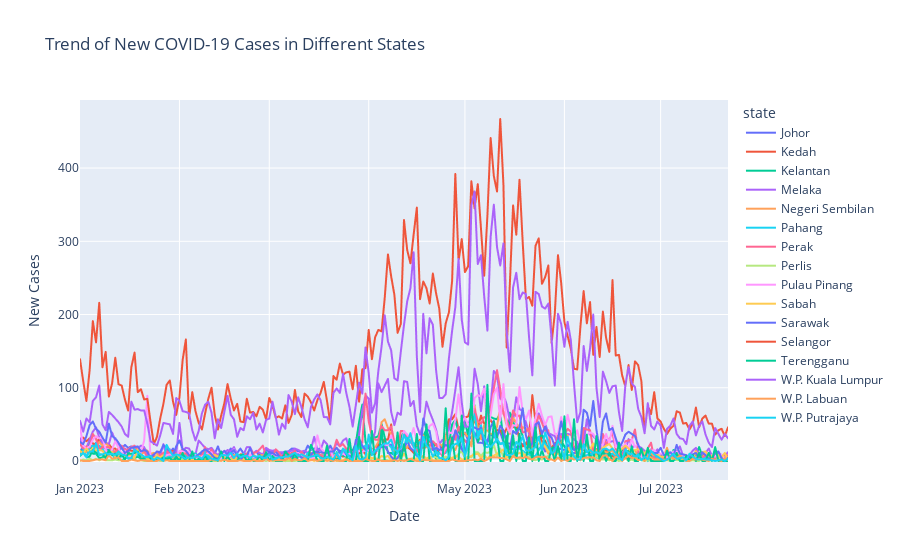

Notebook source saved alongside this figure:
### Code cell
# validate input years within the range 2020 to 2023 and are integers, if want exit enter 0
import pandas as pd
import plotly.express as px

CSV_FILE = 'casesstate.csv'
df = pd.read_csv(CSV_FILE)
df['date'] = pd.to_datetime(df['date'])
unique_years = df['date'].dt.year.unique()

def validate_years(years):
    year_list = years.split(",")
    valid_years = []
    invalid_years = []
    
    for year in year_list:
        try:
            year_int = int(year.strip())
            if year_int in unique_years and 2020 <= year_int <= 2023:
                valid_years.append(year_int)
            else:
                invalid_years.append(year)
        except ValueError:
            invalid_years.append(year)
            
    
    return valid_years, invalid_years

while True:
    user_input = input("Enter specific years or leave empty for all years: (enter '0' to exit program)")
    
    if user_input == '0':
        print("Exiting the program.")
        break
    
    if not user_input:
        df_filtered = df
        break
    
    valid_years, invalid_years = validate_years(user_input)
    
    if invalid_years:
        invalid_years_str = ', '.join(invalid_years)
        if invalid_years_str.isdigit():
            print(f"Invalid years: {invalid_years_str}. The years must be within the range 2020 to 2023.")
        else:
            print(f"Invalid years: {invalid_years_str}. Please enter valid integer years within the range 2020 to 2023.")
    else:
        df_filtered = df[df['date'].dt.year.isin(valid_years)]
        break

if user_input != '0':
    fig = px.line(df_filtered, x='date', y='cases_new', color='state', title='Trend of New COVID-19 Cases in Different States')
    fig.update_layout(xaxis_title='Date', yaxis_title='New Cases')
    fig.show()

### Figure 1 — Plotly figure (JSON) as saved in the notebook; plotly's stock layout.template omitted (floating-point values rounded to 4 significant figures; data arrays with more than 128 entries replaced by an {"elided": "..."} marker saying what was removed)
{"data": [{"hovertemplate": "state=Johor<br>date=%{x}<br>cases_new=%{y}<extra></extra>", "legendgroup": "Johor", "line": {"color": "#636efa", "dash": "solid"}, "marker": {"symbol": "circle"}, "mode": "lines", "name": "Johor", "showlegend": true, "type": "scattergl", "x": {"elided": "203 str values"}, "xaxis": "x", "y": {"elided": "203 int values"}, "yaxis": "y"}, {"hovertemplate": "state=Kedah<br>date=%{x}<br>cases_new=%{y}<extra></extra>", "legendgroup": "Kedah", "line": {"color": "#EF553B", "dash": "solid"}, "marker": {"symbol": "circle"}, "mode": "lines", "name": "Kedah", "showlegend": true, "type": "scattergl", "x": {"elided": "203 str values"}, "xaxis": "x", "y": {"elided": "203 int values"}, "yaxis": "y"}, {"hovertemplate": "state=Kelantan<br>date=%{x}<br>cases_new=%{y}<extra></extra>", "legendgroup": "Kelantan", "line": {"color": "#00cc96", "dash": "solid"}, "marker": {"symbol": "circle"}, "mode": "lines", "name": "Kelantan", "showlegend": true, "type": "scattergl", "x": {"elided": "203 str values"}, "xaxis": "x", "y": {"elided": "203 int values"}, "yaxis": "y"}, {"hovertemplate": "state=Melaka<br>date=%{x}<br>cases_new=%{y}<extra></extra>", "legendgroup": "Melaka", "line": {"color": "#ab63fa", "dash": "solid"}, "marker": {"symbol": "circle"}, "mode": "lines", "name": "Melaka", "showlegend": true, "type": "scattergl", "x": {"elided": "203 str values"}, "xaxis": "x", "y": {"elided": "203 int values"}, "yaxis": "y"}, {"hovertemplate": "state=Negeri Sembilan<br>date=%{x}<br>cases_new=%{y}<extra></extra>", "legendgroup": "Negeri Sembilan", "line": {"color": "#FFA15A", "dash": "solid"}, "marker": {"symbol": "circle"}, "mode": "lines", "name": "Negeri Sembilan", "showlegend": true, "type": "scattergl", "x": {"elided": "203 str values"}, "xaxis": "x", "y": {"elided": "203 int values"}, "yaxis": "y"}, {"hovertemplate": "state=Pahang<br>date=%{x}<br>cases_new=%{y}<extra></extra>", "legendgroup": "Pahang", "line": {"color": "#19d3f3", "dash": "solid"}, "marker": {"symbol": "circle"}, "mode": "lines", "name": "Pahang", "showlegend": true, "type": "scattergl", "x": {"elided": "203 str values"}, "xaxis": "x", "y": {"elided": "203 int values"}, "yaxis": "y"}, {"hovertemplate": "state=Perak<br>date=%{x}<br>cases_new=%{y}<extra></extra>", "legendgroup": "Perak", "line": {"color": "#FF6692", "dash": "solid"}, "marker": {"symbol": "circle"}, "mode": "lines", "name": "Perak", "showlegend": true, "type": "scattergl", "x": {"elided": "203 str values"}, "xaxis": "x", "y": {"elided": "203 int values"}, "yaxis": "y"}, {"hovertemplate": "state=Perlis<br>date=%{x}<br>cases_new=%{y}<extra></extra>", "legendgroup": "Perlis", "line": {"color": "#B6E880", "dash": "solid"}, "marker": {"symbol": "circle"}, "mode": "lines", "name": "Perlis", "showlegend": true, "type": "scattergl", "x": {"elided": "203 str values"}, "xaxis": "x", "y": {"elided": "203 int values"}, "yaxis": "y"}, {"hovertemplate": "state=Pulau Pinang<br>date=%{x}<br>cases_new=%{y}<extra></extra>", "legendgroup": "Pulau Pinang", "line": {"color": "#FF97FF", "dash": "solid"}, "marker": {"symbol": "circle"}, "mode": "lines", "name": "Pulau Pinang", "showlegend": true, "type": "scattergl", "x": {"elided": "203 str values"}, "xaxis": "x", "y": {"elided": "203 int values"}, "yaxis": "y"}, {"hovertemplate": "state=Sabah<br>date=%{x}<br>cases_new=%{y}<extra></extra>", "legendgroup": "Sabah", "line": {"color": "#FECB52", "dash": "solid"}, "marker": {"symbol": "circle"}, "mode": "lines", "name": "Sabah", "showlegend": true, "type": "scattergl", "x": {"elided": "203 str values"}, "xaxis": "x", "y": {"elided": "203 int values"}, "yaxis": "y"}, {"hovertemplate": "state=Sarawak<br>date=%{x}<br>cases_new=%{y}<extra></extra>", "legendgroup": "Sarawak", "line": {"color": "#636efa", "dash": "solid"}, "marker": {"symbol": "circle"}, "mode": "lines", "name": "Sarawak", "showlegend": true, "type": "scattergl", "x": {"elided": "203 str values"}, "xaxis": "x", "y": {"elided": "203 int values"}, "yaxis": "y"}, {"hovertemplate": "state=Selangor<br>date=%{x}<br>cases_new=%{y}<extra></extra>", "legendgroup": "Selangor", "line": {"color": "#EF553B", "dash": "solid"}, "marker": {"symbol": "circle"}, "mode": "lines", "name": "Selangor", "showlegend": true, "type": "scattergl", "x": {"elided": "203 str values"}, "xaxis": "x", "y": {"elided": "203 int values"}, "yaxis": "y"}, {"hovertemplate": "state=Terengganu<br>date=%{x}<br>cases_new=%{y}<extra></extra>", "legendgroup": "Terengganu", "line": {"color": "#00cc96", "dash": "solid"}, "marker": {"symbol": "circle"}, "mode": "lines", "name": "Terengganu", "showlegend": true, "type": "scattergl", "x": {"elided": "203 str values"}, "xaxis": "x", "y": {"elided": "203 int values"}, "yaxis": "y"}, {"hovertemplate": "state=W.P. Kuala Lumpur<br>date=%{x}<br>cases_new=%{y}<extra></extra>", "legendgroup": "W.P. Kuala Lumpur", "line": {"color": "#ab63fa", "dash": "solid"}, "marker": {"symbol": "circle"}, "mode": "lines", "name": "W.P. Kuala Lumpur", "showlegend": true, "type": "scattergl", "x": {"elided": "203 str values"}, "xaxis": "x", "y": {"elided": "203 int values"}, "yaxis": "y"}, {"hovertemplate": "state=W.P. Labuan<br>date=%{x}<br>cases_new=%{y}<extra></extra>", "legendgroup": "W.P. Labuan", "line": {"color": "#FFA15A", "dash": "solid"}, "marker": {"symbol": "circle"}, "mode": "lines", "name": "W.P. Labuan", "showlegend": true, "type": "scattergl", "x": {"elided": "203 str values"}, "xaxis": "x", "y": {"elided": "203 int values"}, "yaxis": "y"}, {"hovertemplate": "state=W.P. Putrajaya<br>date=%{x}<br>cases_new=%{y}<extra></extra>", "legendgroup": "W.P. Putrajaya", "line": {"color": "#19d3f3", "dash": "solid"}, "marker": {"symbol": "circle"}, "mode": "lines", "name": "W.P. Putrajaya", "showlegend": true, "type": "scattergl", "x": {"elided": "203 str values"}, "xaxis": "x", "y": {"elided": "203 int values"}, "yaxis": "y"}], "layout": {"legend": {"title": {"text": "state"}, "tracegroupgap": 0}, "title": {"text": "Trend of New COVID-19 Cases in Different States"}, "xaxis": {"anchor": "y", "domain": [0, 1], "title": {"text": "Date"}}, "yaxis": {"anchor": "x", "domain": [0, 1], "title": {"text": "New Cases"}}}}
